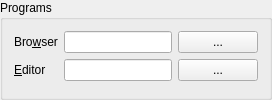
           <widget class="QGroupBox" name="groupBoxPrograms">
            <property name="title">
             <string>Programs</string>
            </property>
            <layout class="QVBoxLayout" name="verticalLayout_34">
             <item>
              <layout class="QFormLayout" name="formLayout_3">
               <property name="fieldGrowthPolicy">
                <enum>QFormLayout::FieldGrowthPolicy::ExpandingFieldsGrow</enum>
               </property>
               <item row="1" column="0">
                <widget class="QLabel" name="label_4">
                 <property name="text">
                  <string>Bro&amp;wser</string>
                 </property>
                 <property name="buddy">
                  <cstring>editBrowser</cstring>
                 </property>
                </widget>
               </item>
               <item row="1" column="1">
                <layout class="QHBoxLayout" name="horizontalLayout_2">
                 <item>
                  <widget class="QLineEdit" name="editBrowser"/>
                 </item>
                 <item>
                  <widget class="QPushButton" name="buttonBrowser">
                   <property name="text">
                    <string>...</string>
                   </property>
                  </widget>
                 </item>
                </layout>
               </item>
               <item row="2" column="0">
                <widget class="QLabel" name="label_6">
                 <property name="text">
                  <string>&amp;Editor</string>
                 </property>
                 <property name="buddy">
                  <cstring>editEditor</cstring>
                 </property>
                </widget>
               </item>
               <item row="2" column="1">
                <layout class="QHBoxLayout" name="horizontalLayout_4">
                 <item>
                  <widget class="QLineEdit" name="editEditor"/>
                 </item>
                 <item>
                  <widget class="QPushButton" name="buttonEditor">
                   <property name="text">
                    <string>...</string>
                   </property>
                  </widget>
                 </item>
                </layout>
               </item>
              </layout>
             </item>
            </layout>
           </widget>
